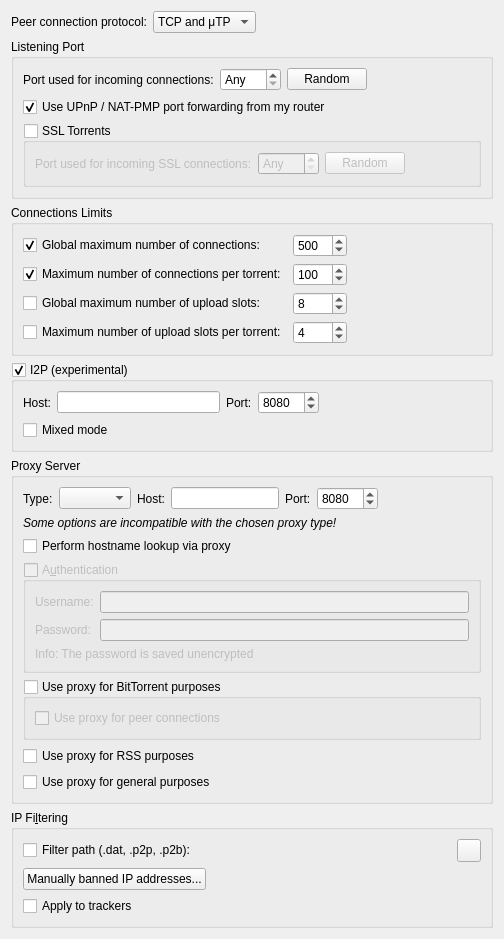
          <widget class="QWidget" name="scrollAreaWidgetContents_3">
           <property name="geometry">
            <rect>
             <x>0</x>
             <y>0</y>
             <width>504</width>
             <height>848</height>
            </rect>
           </property>
           <layout class="QVBoxLayout" name="verticalLayout_20">
            <item>
             <layout class="QHBoxLayout" name="horizontalLayout_12">
              <item>
               <widget class="QLabel" name="label_24">
                <property name="text">
                 <string>Peer connection protocol:</string>
                </property>
               </widget>
              </item>
              <item>
               <widget class="QComboBox" name="comboProtocol">
                <item>
                 <property name="text">
                  <string>TCP and μTP</string>
                 </property>
                </item>
                <item>
                 <property name="text">
                  <string notr="true">TCP</string>
                 </property>
                </item>
                <item>
                 <property name="text">
                  <string notr="true">μTP</string>
                 </property>
                </item>
               </widget>
              </item>
              <item>
               <spacer name="horizontalSpacer_23">
                <property name="orientation">
                 <enum>Qt::Horizontal</enum>
                </property>
                <property name="sizeHint" stdset="0">
                 <size>
                  <width>40</width>
                  <height>20</height>
                 </size>
                </property>
               </spacer>
              </item>
             </layout>
            </item>
            <item>
             <widget class="QGroupBox" name="ListeningPortBox">
              <property name="title">
               <string>Listening Port</string>
              </property>
              <layout class="QVBoxLayout" name="listeningPortLayout">
               <item>
                <layout class="QHBoxLayout" name="listeningPortLayout2">
                 <item>
                  <widget class="QLabel" name="lbl_ports">
                   <property name="text">
                    <string>Port used for incoming connections:</string>
                   </property>
                  </widget>
                 </item>
                 <item>
                  <widget class="QSpinBox" name="spinPort">
                   <property name="toolTip">
                    <string>Set to 0 to let your system pick an unused port</string>
                   </property>
                   <property name="specialValueText">
                    <string>Any</string>
                   </property>
                   <property name="maximum">
                    <number>65535</number>
                   </property>
                  </widget>
                 </item>
                 <item>
                  <widget class="QPushButton" name="randomButton">
                   <property name="text">
                    <string>Random</string>
                   </property>
                  </widget>
                 </item>
                 <item>
                  <spacer name="horizontalSpacer_4">
                   <property name="orientation">
                    <enum>Qt::Horizontal</enum>
                   </property>
                   <property name="sizeHint" stdset="0">
                    <size>
                     <width>40</width>
                     <height>20</height>
                    </size>
                   </property>
                  </spacer>
                 </item>
                </layout>
               </item>
               <item>
                <widget class="QCheckBox" name="checkUPnP">
                 <property name="text">
                  <string>Use UPnP / NAT-PMP port forwarding from my router</string>
                 </property>
                 <property name="checked">
                  <bool>true</bool>
                 </property>
                </widget>
               </item>
               <item>
                <widget class="QGroupBox" name="groupSSL">
                 <property name="title">
                  <string>SSL Torrents</string>
                 </property>
                 <property name="checkable">
                  <bool>true</bool>
                 </property>
                 <property name="checked">
                  <bool>false</bool>
                 </property>
                 <layout class="QHBoxLayout" name="horizontalLayout_21">
                  <item>
                   <widget class="QLabel" name="lblSSLPort">
                    <property name="text">
                     <string>Port used for incoming SSL connections:</string>
                    </property>
                   </widget>
                  </item>
                  <item>
                   <widget class="QSpinBox" name="spinSSLPort">
                    <property name="specialValueText">
                     <string>Any</string>
                    </property>
                    <property name="maximum">
                     <number>65535</number>
                    </property>
                   </widget>
                  </item>
                  <item>
                   <widget class="QPushButton" name="randomSSLButton">
                    <property name="text">
                     <string>Random</string>
                    </property>
                   </widget>
                  </item>
                  <item>
                   <spacer name="horizontalSpacer_25">
                    <property name="orientation">
                     <enum>Qt::Horizontal</enum>
                    </property>
                    <property name="sizeHint" stdset="0">
                     <size>
                      <width>40</width>
                      <height>20</height>
                     </size>
                    </property>
                   </spacer>
                  </item>
                 </layout>
                </widget>
               </item>
              </layout>
             </widget>
            </item>
            <item>
             <widget class="QGroupBox" name="nbConnecBox">
              <property name="title">
               <string>Connections Limits</string>
              </property>
              <layout class="QGridLayout" name="gridLayout">
               <item row="3" column="1">
                <widget class="QSpinBox" name="spinMaxUploadsPerTorrent">
                 <property name="maximum">
                  <number>500</number>
                 </property>
                 <property name="value">
                  <number>4</number>
                 </property>
                </widget>
               </item>
               <item row="1" column="0">
                <widget class="QCheckBox" name="checkMaxConnectionsPerTorrent">
                 <property name="text">
                  <string>Maximum number of connections per torrent:</string>
                 </property>
                 <property name="checked">
                  <bool>true</bool>
                 </property>
                </widget>
               </item>
               <item row="0" column="0">
                <widget class="QCheckBox" name="checkMaxConnections">
                 <property name="text">
                  <string>Global maximum number of connections:</string>
                 </property>
                 <property name="checked">
                  <bool>true</bool>
                 </property>
                </widget>
               </item>
               <item row="0" column="1">
                <widget class="QSpinBox" name="spinMaxConnec">
                 <property name="enabled">
                  <bool>true</bool>
                 </property>
                 <property name="minimum">
                  <number>2</number>
                 </property>
                 <property name="maximum">
                  <number>2000</number>
                 </property>
                 <property name="value">
                  <number>500</number>
                 </property>
                </widget>
               </item>
               <item row="1" column="1">
                <widget class="QSpinBox" name="spinMaxConnecPerTorrent">
                 <property name="minimum">
                  <number>2</number>
                 </property>
                 <property name="maximum">
                  <number>2000</number>
                 </property>
                 <property name="value">
                  <number>100</number>
                 </property>
                </widget>
               </item>
               <item row="3" column="0">
                <widget class="QCheckBox" name="checkMaxUploadsPerTorrent">
                 <property name="text">
                  <string>Maximum number of upload slots per torrent:</string>
                 </property>
                </widget>
               </item>
               <item row="2" column="0">
                <widget class="QCheckBox" name="checkMaxUploads">
                 <property name="text">
                  <string>Global maximum number of upload slots:</string>
                 </property>
                </widget>
               </item>
               <item row="2" column="1">
                <widget class="QSpinBox" name="spinMaxUploads">
                 <property name="maximum">
                  <number>2000</number>
                 </property>
                 <property name="value">
                  <number>8</number>
                 </property>
                </widget>
               </item>
               <item row="0" column="2">
                <spacer name="horizontalSpacer_3">
                 <property name="orientation">
                  <enum>Qt::Horizontal</enum>
                 </property>
                 <property name="sizeHint" stdset="0">
                  <size>
                   <width>40</width>
                   <height>20</height>
                  </size>
                 </property>
                </spacer>
               </item>
              </layout>
             </widget>
            </item>
            <item>
             <widget class="QGroupBox" name="groupI2P">
              <property name="title">
               <string>I2P (experimental)</string>
              </property>
              <property name="checkable">
               <bool>true</bool>
              </property>
              <property name="checked">
               <bool>true</bool>
              </property>
              <layout class="QVBoxLayout" name="verticalLayout_40">
               <item>
                <layout class="QHBoxLayout" name="i2pLayout">
                 <item>
                  <widget class="QLabel" name="labelI2PHost">
                   <property name="text">
                    <string>Host:</string>
                   </property>
                  </widget>
                 </item>
                 <item>
                  <widget class="QLineEdit" name="textI2PHost"/>
                 </item>
                 <item>
                  <widget class="QLabel" name="labelI2PPort">
                   <property name="text">
                    <string>Port:</string>
                   </property>
                  </widget>
                 </item>
                 <item>
                  <widget class="QSpinBox" name="spinI2PPort">
                   <property name="minimum">
                    <number>1</number>
                   </property>
                   <property name="maximum">
                    <number>65535</number>
                   </property>
                   <property name="value">
                    <number>8080</number>
                   </property>
                  </widget>
                 </item>
                 <item>
                  <spacer name="horizontalSpacer_22">
                   <property name="orientation">
                    <enum>Qt::Horizontal</enum>
                   </property>
                   <property name="sizeHint" stdset="0">
                    <size>
                     <width>40</width>
                     <height>20</height>
                    </size>
                   </property>
                  </spacer>
                 </item>
                </layout>
               </item>
               <item>
                <widget class="QCheckBox" name="checkI2PMixed">
                 <property name="toolTip">
                  <string>&lt;html&gt;&lt;head/&gt;&lt;body&gt;&lt;p&gt;If &amp;quot;mixed mode&amp;quot; is enabled I2P torrents are allowed to also get peers from other sources than the tracker, and connect to regular IPs, not providing any anonymization. This may be useful if the user is not interested in the anonymization of I2P, but still wants to be able to connect to I2P peers.&lt;/p&gt;&lt;/body&gt;&lt;/html&gt;</string>
                 </property>
                 <property name="text">
                  <string>Mixed mode</string>
                 </property>
                </widget>
               </item>
              </layout>
             </widget>
            </item>
            <item>
             <widget class="QGroupBox" name="groupProxy">
              <property name="enabled">
               <bool>true</bool>
              </property>
              <property name="title">
               <string>Proxy Server</string>
              </property>
              <layout class="QVBoxLayout" name="verticalLayout_29">
               <item>
                <layout class="QHBoxLayout" name="proxyTypeLayout">
                 <item>
                  <widget class="QLabel" name="ProxyType_lbl">
                   <property name="text">
                    <string>Type:</string>
                   </property>
                  </widget>
                 </item>
                 <item>
                  <widget class="QComboBox" name="comboProxyType"/>
                 </item>
                 <item>
                  <widget class="QLabel" name="lblProxyIP">
                   <property name="text">
                    <string>Host:</string>
                   </property>
                  </widget>
                 </item>
                 <item>
                  <widget class="QLineEdit" name="textProxyIP"/>
                 </item>
                 <item>
                  <widget class="QLabel" name="lblProxyPort">
                   <property name="text">
                    <string>Port:</string>
                   </property>
                  </widget>
                 </item>
                 <item>
                  <widget class="QSpinBox" name="spinProxyPort">
                   <property name="minimum">
                    <number>1</number>
                   </property>
                   <property name="maximum">
                    <number>65535</number>
                   </property>
                   <property name="value">
                    <number>8080</number>
                   </property>
                  </widget>
                 </item>
                 <item>
                  <spacer name="horizontalSpacer_24">
                   <property name="orientation">
                    <enum>Qt::Horizontal</enum>
                   </property>
                   <property name="sizeHint" stdset="0">
                    <size>
                     <width>20</width>
                     <height>20</height>
                    </size>
                   </property>
                  </spacer>
                 </item>
                </layout>
               </item>
               <item>
                <widget class="QLabel" name="labelProxyTypeIncompatible">
                 <property name="font">
                  <font>
                   <italic>true</italic>
                  </font>
                 </property>
                 <property name="text">
                  <string>Some options are incompatible with the chosen proxy type!</string>
                 </property>
                </widget>
               </item>
               <item>
                <widget class="QCheckBox" name="checkProxyHostnameLookup">
                 <property name="toolTip">
                  <string>If checked, hostname lookups are done via the proxy</string>
                 </property>
                 <property name="text">
                  <string>Perform hostname lookup via proxy</string>
                 </property>
                </widget>
               </item>
               <item>
                <widget class="QGroupBox" name="checkProxyAuth">
                 <property name="enabled">
                  <bool>false</bool>
                 </property>
                 <property name="title">
                  <string>A&amp;uthentication</string>
                 </property>
                 <property name="checkable">
                  <bool>true</bool>
                 </property>
                 <property name="checked">
                  <bool>false</bool>
                 </property>
                 <layout class="QVBoxLayout" name="verticalLayout_24">
                  <item>
                   <layout class="QGridLayout" name="gridLayout_12">
                    <item row="0" column="0">
                     <widget class="QLabel" name="lblProxyUsername">
                      <property name="text">
                       <string>Username:</string>
                      </property>
                     </widget>
                    </item>
                    <item row="0" column="1">
                     <widget class="QLineEdit" name="textProxyUsername"/>
                    </item>
                    <item row="1" column="0">
                     <widget class="QLabel" name="lblProxyPassword">
                      <property name="text">
                       <string>Password:</string>
                      </property>
                     </widget>
                    </item>
                    <item row="1" column="1">
                     <widget class="QLineEdit" name="textProxyPassword">
                      <property name="echoMode">
                       <enum>QLineEdit::Password</enum>
                      </property>
                     </widget>
                    </item>
                   </layout>
                  </item>
                  <item>
                   <widget class="QLabel" name="label_23">
                    <property name="text">
                     <string>Info: The password is saved unencrypted</string>
                    </property>
                   </widget>
                  </item>
                 </layout>
                </widget>
               </item>
               <item>
                <widget class="QGroupBox" name="checkProxyBitTorrent">
                 <property name="title">
                  <string>Use proxy for BitTorrent purposes</string>
                 </property>
                 <property name="checkable">
                  <bool>true</bool>
                 </property>
                 <property name="checked">
                  <bool>false</bool>
                 </property>
                 <layout class="QVBoxLayout" name="verticalLayoutProxyBitTorrent">
                  <item>
                   <widget class="QCheckBox" name="checkProxyPeerConnections">
                    <property name="toolTip">
                     <string>Otherwise, the proxy server is only used for tracker connections</string>
                    </property>
                    <property name="text">
                     <string>Use proxy for peer connections</string>
                    </property>
                   </widget>
                  </item>
                 </layout>
                </widget>
               </item>
               <item>
                <widget class="QCheckBox" name="checkProxyRSS">
                 <property name="toolTip">
                  <string>RSS feeds will use proxy</string>
                 </property>
                 <property name="text">
                  <string>Use proxy for RSS purposes</string>
                 </property>
                 <property name="checked">
                  <bool>false</bool>
                 </property>
                </widget>
               </item>
               <item>
                <widget class="QCheckBox" name="checkProxyMisc">
                 <property name="toolTip">
                  <string>Search engine, software updates or anything else will use proxy</string>
                 </property>
                 <property name="text">
                  <string>Use proxy for general purposes</string>
                 </property>
                 <property name="checked">
                  <bool>false</bool>
                 </property>
                </widget>
               </item>
              </layout>
             </widget>
            </item>
            <item>
             <widget class="QGroupBox" name="groupIPFilter">
              <property name="title">
               <string>IP Fi&amp;ltering</string>
              </property>
              <layout class="QVBoxLayout" name="verticalLayout_17">
               <item>
                <layout class="QHBoxLayout" name="horizontalLayout_11">
                 <item>
                  <widget class="QCheckBox" name="checkIPFilter">
                   <property name="text">
                    <string>Filter path (.dat, .p2p, .p2b):</string>
                   </property>
                  </widget>
                 </item>
                 <item>
                  <widget class="FileSystemPathLineEdit" name="textFilterPath" native="true"/>
                 </item>
                 <item>
                  <widget class="QToolButton" name="IpFilterRefreshBtn">
                   <property name="toolTip">
                    <string>Reload the filter</string>
                   </property>
                  </widget>
                 </item>
                </layout>
               </item>
               <item>
                <widget class="QPushButton" name="banListButton">
                 <property name="sizePolicy">
                  <sizepolicy hsizetype="Fixed" vsizetype="Fixed">
                   <horstretch>0</horstretch>
                   <verstretch>0</verstretch>
                  </sizepolicy>
                 </property>
                 <property name="text">
                  <string>Manually banned IP addresses...</string>
                 </property>
                </widget>
               </item>
               <item>
                <widget class="QCheckBox" name="checkIpFilterTrackers">
                 <property name="text">
                  <string>Apply to trackers</string>
                 </property>
                </widget>
               </item>
              </layout>
             </widget>
            </item>
            <item>
             <spacer name="verticalSpacer_3">
              <property name="orientation">
               <enum>Qt::Vertical</enum>
              </property>
              <property name="sizeHint" stdset="0">
               <size>
                <width>20</width>
                <height>40</height>
               </size>
              </property>
             </spacer>
            </item>
           </layout>
          </widget>
